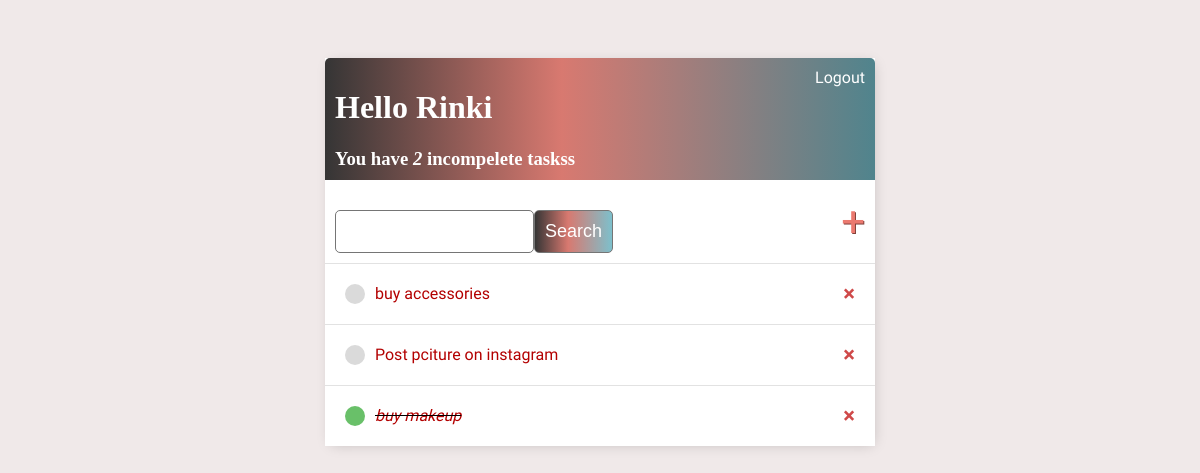
Screenshot of / (signed in) with the database file from the repository.
### base/models.py (models this page shows)
class Task(models.Model):
    user = models.ForeignKey(User, on_delete = models.CASCADE, null = True, blank = True)
    title =models.CharField(max_length= 200)
    description = models.TextField(null = True, blank = True)
    complete =models.BooleanField(default=False)
    create = models.DateTimeField(auto_now_add=True)
    def __str__(self):
        return self.title
    class Meta:
        ordering = ['complete']

### base/views.py (the view)
# urls.py: path('', TaskList.as_view() , name = 'tasks'),
class TaskList(LoginRequiredMixin,ListView):
    model = Task
    context_object_name = 'tasks'
    def get_context_data(self, **kwargs):
        context = super().get_context_data(**kwargs)
        context ['tasks'] = context ['tasks'].filter(user=self.request.user)
        context ['count'] = context ['tasks'].filter(complete = False).count()
        search_input = self.request.GET.get('search-area') or ''
        if search_input:
            context['tasks'] = context['tasks'].filter(
                title__startswith = search_input)
        context ['search_input'] = search_input
        return context

### base/templates/base/task_list.html
{% extends 'base/main.html'%}
{% block content %}
<div class="header-bar">
    <div>
        <h1>Hello {{request.user|title}}</h1>
        <h3 style="margin:0">You have <i>{{count}}</i> incompelete tasks{{count|pluralize:"s"}} </h3>
    </div>
    {% if request.user.is_authenticated%}
    <a href="{% url 'logout' %}">Logout</a>
    {% else %}
    <a href="{% url 'login' %}">Login</a>
    {% endif%}
</div>
<div id="search-add-wrapper">
    <form method ="GET" style="margin-top :20px ; display:flex">
        <input type='text' name = 'search-area' value = {{search_input}} >
        <input class="button" type='submit' value = 'Search'>
    </form>
    <a id="add-link" href="{% url 'task-create' %}">&#x2b;</a>
</div>
<div class='task-items-wrapper'>
    {% for task in tasks %}
    <div class='task-wrapper'>
        {% if task.complete%}
        <div class='task-title'>
            <div class='task-complete-icon'></div>
            <i><s><a href="{% url 'task-update' task.id %}">{{task}}</a></s></i>
        </div>
        <a class='delete-link' href="{% url 'task-delete' task.id %}">&#215;</a>
        {% else %}
        <div class='task-title'>
            <div class='task-incomplete-icon'></div>
            <a href="{% url 'task-update' task.id %}">{{task}}</a>
        </div>
        <a class='delete-link' href="{% url 'task-delete' task.id %}">&#215;</a>
        {% endif %}
    </div>
    {% empty %}
    <h3>No items in the list</h3>
    {% endfor %}
</div>
{% endblock content %}

### base/templates/base/main.html (style rules this page uses)
body { background-color: rgb(240, 233, 233); font-family: 'Shippori Antique B1', sans-serif; padding-top: 50px; }
h1, h2, h3, h4, h5, h6 { font-family: cursive }
a { color: rgb(179, 1, 1) }
.header-bar { display: flex; justify-content: space-between; color: #fff; padding: 10px; border-radius: 5px 5px 0 0; background: linear-gradient(90deg, #353535 0%, #d87970 43%, #50848d 100%); }
.header-bar a { color: rgb(255, 255, 255); text-decoration: none; }
.task-wrapper { display: flex; align-items: center; justify-content: space-between; padding: 20px; background-color: #fff; border-top: 1px solid rgb(226, 226, 226); }
.task-title { display: flex; }
.task-title a { text-decoration: none; margin-left: 10px; color: rgb(179, 1, 1) }
.task-complete-icon { height: 20px; width: 20px; border-radius: 50%; background-color: rgb(105, 192, 105); }
.task-incomplete-icon { height: 20px; width: 20px; border-radius: 50%; background-color: rgb(218, 218, 218); }
.delete-link { text-decoration: none; font-weight: 900; color: #cf4949; font-size:22px ; line-height: 0; }
#search-add-wrapper { display: flex; justify-content:space-between ; align-items: center; padding: 10px; }
#add-link { color: #EB796F; text-decoration: none ; font-size: 42px ; text-shadow:1px 1px #81413b; }
input[type=text], input[type=password], textarea { border: 1px solid #757575; border-radius: 5px; padding: 10px; width: 90%; }
.button { border: 1px solid #757575; background: linear-gradient(90deg, #353535 0%, #d87970 43%, #7dc0cc 100%) ; color: #ffffff; padding: 10px; font-size: 18px; border-radius: 5px; cursor: pointer; text-decoration: none; }

### rows the page displays
Task: title "buy accessories"
Task: title "Post pciture on instagram"
Task: title "buy makeup"

### other values shown
{{ request.user|title }} "Rinki"
{{ count }} "2"
